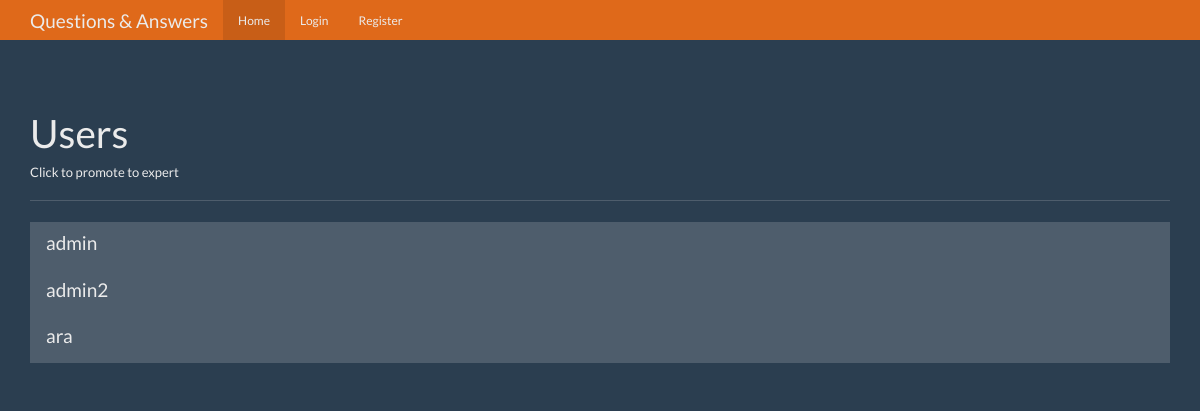
/users, run on an earlier commit of the app's database.
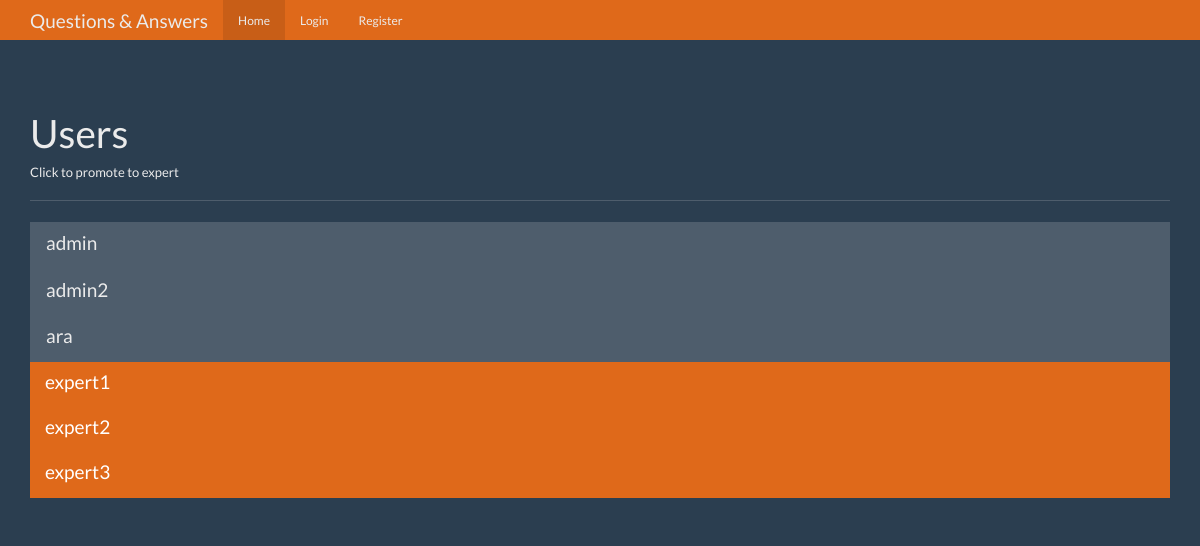
And on a later commit of the database.
### tables this page shows
CREATE TABLE users (
    id integer primary key autoincrement,
    name text not null,
    password text not null,
    expert boolean not null,
    admin boolean not null
);

### app.py (the view)
@app.route("/users")
def users():
    user = get_current_user()
    db = dbcon.get_db()
    users_cur = db.execute("select id, name, expert, admin from users")
    users_results = users_cur.fetchall()
    return render_template("users.html", user=user, users=users_results)

### app.py (called while the page is built)
def get_current_user():
    user_result = None
    if 'user' in session:
        user = session["user"]
        db = dbcon.get_db()
        user_cur = db.execute("select * from users where name = ?", [user])
        user_result = user_cur.fetchone()
    return user_result

### dbcon.py (called while the page is built)
def connect_db():
    sql = sqlite3.connect("./questions.db")
    sql.row_factory = sqlite3.Row
    return sql

def get_db():
    if not hasattr(g, 'sqlite_db'):
        g.sqlite_db = connect_db()
    return g.sqlite_db

### templates/users.html
{% extends 'base.html' %}
{% block body %}
      <div class="page-header">
        <h1>Users</h1>
        <h6>Click to promote to expert</h6>
      </div>
      <div class="row">
        <div class="col-lg-12">
          <div class="list-group">
            {% for user in users %}
            <a href=" {{ url_for('promote', user_id=user.id) }} " class="list-group-item {% if user.expert %} active {% endif %}">
              <h4 class="list-group-item-heading">{{user.name}}</h4>
            </a>
            {% endfor %}
          </div>
        </div>
      </div>
{% endblock %}

### templates/base.html (shortened to what this page needs)
<!DOCTYPE html>
<html lang="en">
  <head>
    <link href="{{ url_for('static', filename='bootstrap.min.css') }}" rel="stylesheet">
    <link href="{{ url_for('static', filename='theme.css') }}" rel="stylesheet">
  </head>
  <body>
    <nav class="navbar navbar-inverse navbar-fixed-top">
      <div class="container">
        <div class="navbar-header">
          <a class="navbar-brand" href="#">Questions & Answers</a>
        </div>
        <div id="navbar" class="navbar-collapse collapse">
          <ul class="nav navbar-nav">
            <li class="active"><a href="#">Home</a></li>
            {% if not user %}
            <li><a href="{{ url_for('login') }}">Login</a></li>
            <li><a href="{{ url_for('register') }}">Register</a></li>
            {% endif %}
          </ul>
        </div>
      </div>
    </nav>
    <div class="container theme-showcase" role="main">
      {% block body %}
      {% endblock %}
    </div>
  </body>
</html>

### static/theme.css (style rules this page uses)
body { padding-top: 70px; padding-bottom: 30px; }

What changed in the data, as far as the page shows it:
added users: name "expert1", expert True (drawn)
added users: name "expert2", expert True (drawn)
added users: name "expert3", expert True (drawn)
